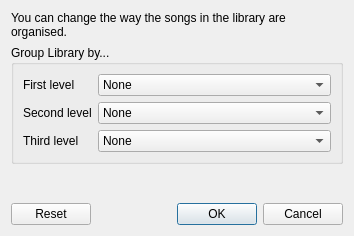
<?xml version="1.0" encoding="UTF-8"?>
<ui version="4.0">
 <class>GroupByDialog</class>
 <widget class="QDialog" name="GroupByDialog">
  <property name="geometry">
   <rect>
    <x>0</x>
    <y>0</y>
    <width>354</width>
    <height>236</height>
   </rect>
  </property>
  <property name="windowTitle">
   <string>Library advanced grouping</string>
  </property>
  <layout class="QVBoxLayout" name="verticalLayout">
   <item>
    <widget class="QLabel" name="label_4">
     <property name="text">
      <string>You can change the way the songs in the library are organised.</string>
     </property>
     <property name="wordWrap">
      <bool>true</bool>
     </property>
    </widget>
   </item>
   <item>
    <widget class="QGroupBox" name="groupBox">
     <property name="title">
      <string>Group Library by...</string>
     </property>
     <layout class="QFormLayout" name="formLayout">
      <item row="0" column="0">
       <widget class="QLabel" name="label">
        <property name="text">
         <string>First level</string>
        </property>
       </widget>
      </item>
      <item row="0" column="1">
       <widget class="QComboBox" name="first">
        <item>
         <property name="text">
          <string>None</string>
         </property>
        </item>
        <item>
         <property name="text">
          <string>Album</string>
         </property>
        </item>
        <item>
         <property name="text">
          <string>Artist</string>
         </property>
        </item>
        <item>
         <property name="text">
          <string>Composer</string>
         </property>
        </item>
        <item>
         <property name="text">
          <string>Genre</string>
         </property>
        </item>
        <item>
         <property name="text">
          <string>Year</string>
         </property>
        </item>
        <item>
         <property name="text">
          <string>Year - Album</string>
         </property>
        </item>
       </widget>
      </item>
      <item row="1" column="0">
       <widget class="QLabel" name="label_2">
        <property name="text">
         <string>Second level</string>
        </property>
       </widget>
      </item>
      <item row="1" column="1">
       <widget class="QComboBox" name="second">
        <item>
         <property name="text">
          <string>None</string>
         </property>
        </item>
        <item>
         <property name="text">
          <string>Album</string>
         </property>
        </item>
        <item>
         <property name="text">
          <string>Artist</string>
         </property>
        </item>
        <item>
         <property name="text">
          <string>Composer</string>
         </property>
        </item>
        <item>
         <property name="text">
          <string>Genre</string>
         </property>
        </item>
        <item>
         <property name="text">
          <string>Year</string>
         </property>
        </item>
        <item>
         <property name="text">
          <string>Year - Album</string>
         </property>
        </item>
       </widget>
      </item>
      <item row="2" column="0">
       <widget class="QLabel" name="label_3">
        <property name="text">
         <string>Third level</string>
        </property>
       </widget>
      </item>
      <item row="2" column="1">
       <widget class="QComboBox" name="third">
        <item>
         <property name="text">
          <string>None</string>
         </property>
        </item>
        <item>
         <property name="text">
          <string>Album</string>
         </property>
        </item>
        <item>
         <property name="text">
          <string>Artist</string>
         </property>
        </item>
        <item>
         <property name="text">
          <string>Composer</string>
         </property>
        </item>
        <item>
         <property name="text">
          <string>Genre</string>
         </property>
        </item>
        <item>
         <property name="text">
          <string>Year</string>
         </property>
        </item>
        <item>
         <property name="text">
          <string>Year - Album</string>
         </property>
        </item>
       </widget>
      </item>
     </layout>
    </widget>
   </item>
   <item>
    <spacer name="verticalSpacer">
     <property name="orientation">
      <enum>Qt::Vertical</enum>
     </property>
     <property name="sizeHint" stdset="0">
      <size>
       <width>20</width>
       <height>11</height>
      </size>
     </property>
    </spacer>
   </item>
   <item>
    <widget class="QDialogButtonBox" name="button_box">
     <property name="orientation">
      <enum>Qt::Horizontal</enum>
     </property>
     <property name="standardButtons">
      <set>QDialogButtonBox::Cancel|QDialogButtonBox::Ok|QDialogButtonBox::Reset</set>
     </property>
    </widget>
   </item>
  </layout>
 </widget>
 <tabstops>
  <tabstop>first</tabstop>
  <tabstop>second</tabstop>
  <tabstop>third</tabstop>
  <tabstop>button_box</tabstop>
 </tabstops>
 <resources/>
 <connections>
  <connection>
   <sender>button_box</sender>
   <signal>accepted()</signal>
   <receiver>GroupByDialog</receiver>
   <slot>accept()</slot>
   <hints>
    <hint type="sourcelabel">
     <x>248</x>
     <y>254</y>
    </hint>
    <hint type="destinationlabel">
     <x>157</x>
     <y>274</y>
    </hint>
   </hints>
  </connection>
  <connection>
   <sender>button_box</sender>
   <signal>rejected()</signal>
   <receiver>GroupByDialog</receiver>
   <slot>reject()</slot>
   <hints>
    <hint type="sourcelabel">
     <x>316</x>
     <y>260</y>
    </hint>
    <hint type="destinationlabel">
     <x>286</x>
     <y>274</y>
    </hint>
   </hints>
  </connection>
 </connections>
</ui>
